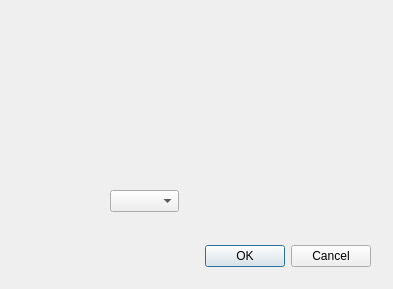
<?xml version="1.0" encoding="UTF-8"?>
<ui version="4.0">
 <class>Dialog</class>
 <widget class="QDialog" name="Dialog">
  <property name="geometry">
   <rect>
    <x>0</x>
    <y>0</y>
    <width>393</width>
    <height>289</height>
   </rect>
  </property>
  <property name="windowTitle">
   <string>Dialog</string>
  </property>
  <widget class="QDialogButtonBox" name="buttonBox">
   <property name="geometry">
    <rect>
     <x>30</x>
     <y>240</y>
     <width>341</width>
     <height>32</height>
    </rect>
   </property>
   <property name="orientation">
    <enum>Qt::Horizontal</enum>
   </property>
   <property name="standardButtons">
    <set>QDialogButtonBox::Cancel|QDialogButtonBox::Ok</set>
   </property>
  </widget>
  <widget class="QComboBox" name="comboBox">
   <property name="geometry">
    <rect>
     <x>110</x>
     <y>190</y>
     <width>69</width>
     <height>22</height>
    </rect>
   </property>
  </widget>
 </widget>
 <resources/>
 <connections>
  <connection>
   <sender>buttonBox</sender>
   <signal>accepted()</signal>
   <receiver>Dialog</receiver>
   <slot>accept()</slot>
   <hints>
    <hint type="sourcelabel">
     <x>248</x>
     <y>254</y>
    </hint>
    <hint type="destinationlabel">
     <x>157</x>
     <y>274</y>
    </hint>
   </hints>
  </connection>
  <connection>
   <sender>buttonBox</sender>
   <signal>rejected()</signal>
   <receiver>Dialog</receiver>
   <slot>reject()</slot>
   <hints>
    <hint type="sourcelabel">
     <x>316</x>
     <y>260</y>
    </hint>
    <hint type="destinationlabel">
     <x>286</x>
     <y>274</y>
    </hint>
   </hints>
  </connection>
 </connections>
</ui>
